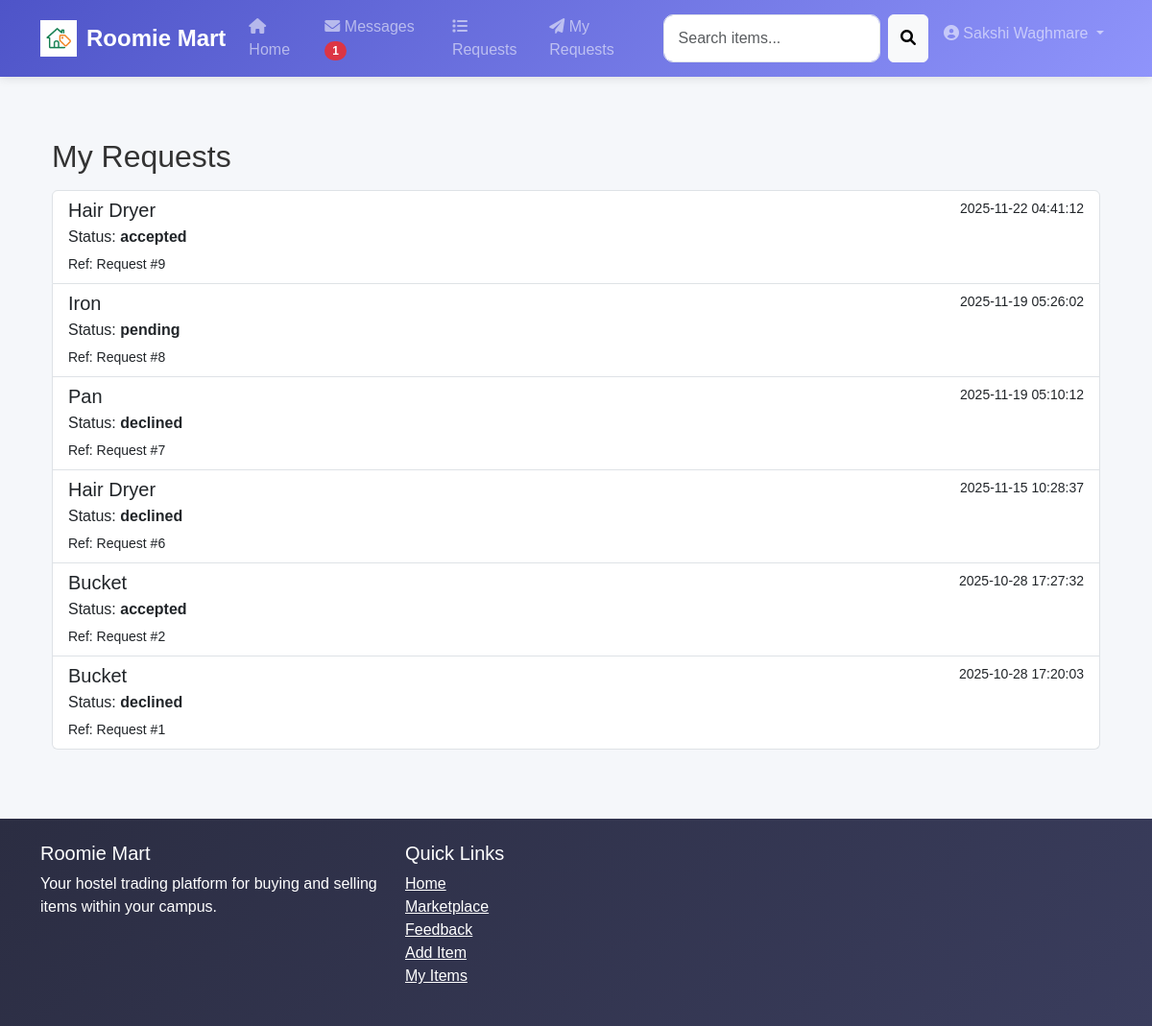
The app's page /requests/my_requests (signed in) with its own data.
### tables this page shows
CREATE TABLE requests (
        id INTEGER PRIMARY KEY AUTOINCREMENT,
        item_id INTEGER NOT NULL,
        requester_id INTEGER NOT NULL,
        owner_id INTEGER NOT NULL,
        message TEXT,
        status TEXT DEFAULT 'pending',
        created_at TIMESTAMP DEFAULT CURRENT_TIMESTAMP,
        FOREIGN KEY (item_id) REFERENCES items (id),
        FOREIGN KEY (requester_id) REFERENCES users (id),
        FOREIGN KEY (owner_id) REFERENCES users (id)
    );

CREATE TABLE items (
        id INTEGER PRIMARY KEY AUTOINCREMENT,
        user_id INTEGER NOT NULL,
        title TEXT NOT NULL,
        category TEXT NOT NULL,
        price REAL NOT NULL,
        condition TEXT NOT NULL,
        image TEXT,
        description TEXT,
        hostel TEXT,
        block TEXT,
        status TEXT DEFAULT 'available',
        created_at TIMESTAMP DEFAULT CURRENT_TIMESTAMP,
        updated_at TIMESTAMP DEFAULT CURRENT_TIMESTAMP, address TEXT, latitude REAL, longitude REAL,
        FOREIGN KEY (user_id) REFERENCES users (id)
    );

### controllers/requests_controller.py (the view)
@requests_bp.route('/requests/my_requests')
@login_required
def my_requests():
    requester_id = session.get('user_id')
    rows = RequestModel.get_requests_for_requester(requester_id)
    return render_template('requests_my.html', requests=rows)

### app.py (called while the page is built)
@app.context_processor
def inject_pending_request_count():
    user_id = session.get('user_id')
    pending_requests_count = 0
    if user_id:
        try:
            pending_requests_count = RequestModel.count_pending_requests_for_owner(user_id)
        except Exception:
            pending_requests_count = 0
    return dict(pending_requests_count=pending_requests_count)

@app.context_processor
def inject_current_user():
    if 'user_id' in session:
        user = SimpleNamespace(
            is_authenticated=True,
            id=session.get('user_id'),
            name=session.get('user_name'),
            email=session.get('user_email'),
            hostel=session.get('hostel'),
            block=session.get('block')
        )
    else:
        user = SimpleNamespace(is_authenticated=False)
    return {'current_user': user}

### database/db_connection.py (called while the page is built)
def get_db_connection():
    conn = None
    try:
        conn = sqlite3.connect(DATABASE_PATH)
        conn.row_factory = sqlite3.Row
        return conn
    except Error as e:
        print(e)
    return conn

### models/request_model.py (called while the page is built)
    @staticmethod
    def count_pending_requests_for_owner(owner_id):
        conn = get_db_connection()
        cur = conn.cursor()
        cur.execute('''
            SELECT COUNT(*) FROM requests
            WHERE owner_id = ? AND status = 'pending'
        ''', (owner_id,))
        count = cur.fetchone()[0]
        conn.close()
        return count

    @staticmethod
    def get_requests_for_requester(requester_id):
        conn = get_db_connection()
        cur = conn.cursor()
        cur.execute('''
            SELECT r.*, i.title as item_title, u.name as owner_name, u.email as owner_email
            FROM requests r
            JOIN items i ON r.item_id = i.id
            JOIN users u ON r.owner_id = u.id
            WHERE r.requester_id = ?
            ORDER BY r.created_at DESC
        ''', (requester_id,))
        rows = cur.fetchall()
        conn.close()
        return rows

### utils/authentication.py (called while the page is built)
def login_required(f):
    @wraps(f)
    def decorated_function(*args, **kwargs):
        if 'user_id' not in session:
            flash('Please login to access this page', 'error')
            return redirect(url_for('auth_bp.login'))
        return f(*args, **kwargs)
    return decorated_function

### templates/requests_my.html (shortened to what this page needs)
{% extends 'base.html' %}
{% block content %}
<div class="container mt-4">
    <h2>My Requests</h2>
    {% if requests %}
    <div class="list-group mt-3">
        {% for r in requests %}
        <a href="{{ url_for('item_bp.item_detail', item_id=r.item_id) }}" class="list-group-item list-group-item-action">
            <div class="d-flex w-100 justify-content-between">
                <h5 class="mb-1">{{ r.item_title }}</h5>
                <small>{{ r.created_at }}</small>
            </div>
            <p class="mb-1">Status: <strong>{{ r.status }}</strong></p>
            <small>Ref: Request #{{ r.id }}</small>
        </a>
        {% endfor %}
    </div>
    {% else %}
    <div class="alert alert-info mt-3">You have not made any requests yet.</div>
    {% endif %}
</div>
{% endblock %}

### static/css/style.css (style rules this page uses)
:root { --primary-color: #4e54c8; --secondary-color: #8f94fb; --accent-color: #ff6b6b; --light-color: #f8f9fa; --dark-color: #343a40; --success-color: #28a745; --info-color: #17a2b8; --warning-color: #ffc107; --danger-color: #dc3545; }
body { font-family: 'Poppins', sans-serif; background-color: #f5f7fa; color: #333; }

### records on screen
requests: item_title "Hair Dryer", created_at "2025-11-22 04:41:12", status "accepted", id "9"
requests: item_title "Iron", created_at "2025-11-19 05:26:02", status "pending", id "8"
requests: item_title "Pan", created_at "2025-11-19 05:10:12", status "declined", id "7"
requests: item_title "Hair Dryer", created_at "2025-11-15 10:28:37", status "declined", id "6"
requests: item_title "Bucket", created_at "2025-10-28 17:27:32", status "accepted", id "2"
requests: item_title "Bucket", created_at "2025-10-28 17:20:03", status "declined", id "1"

### other values on screen
{{ session.get('user_name', 'User') }} "Sakshi Waghmare"
